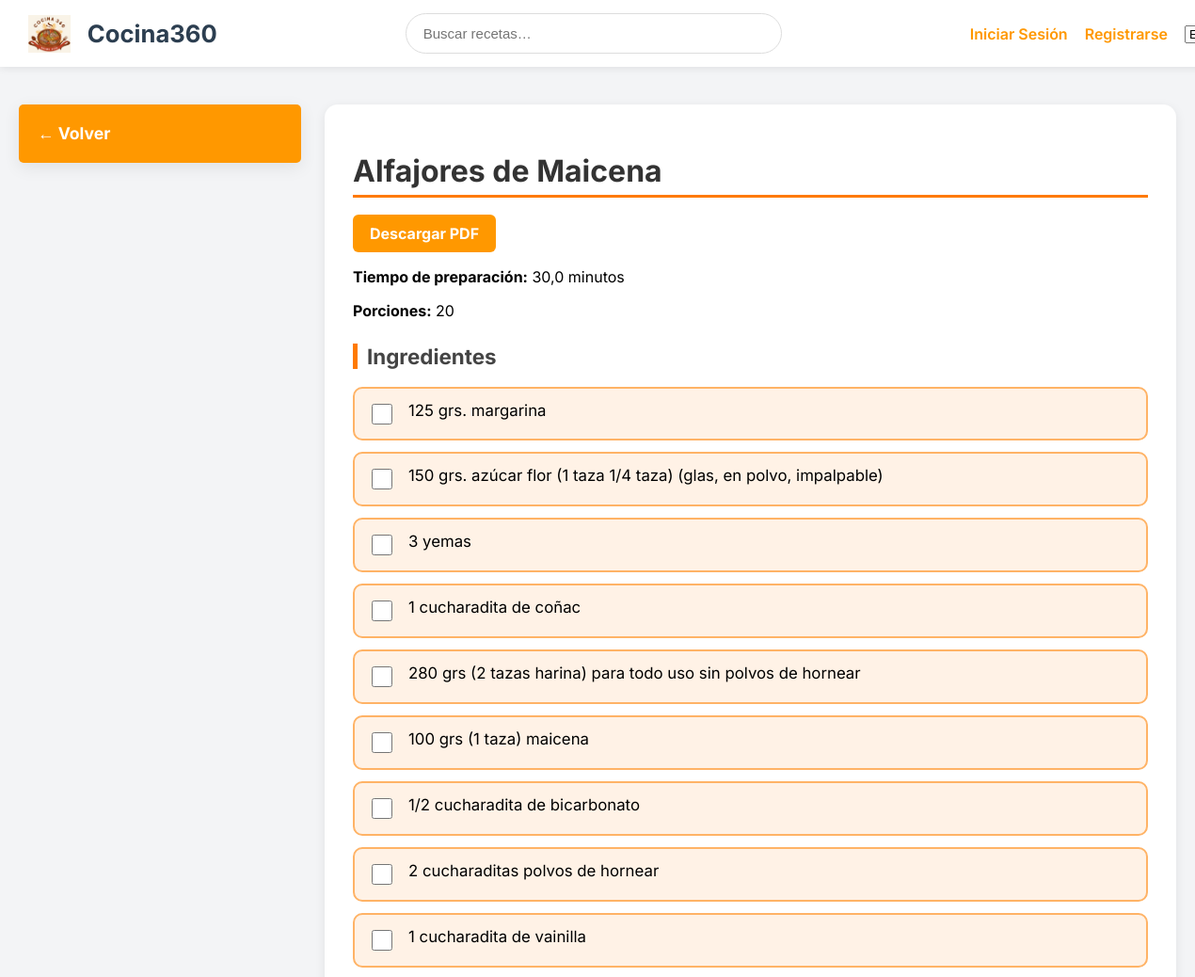
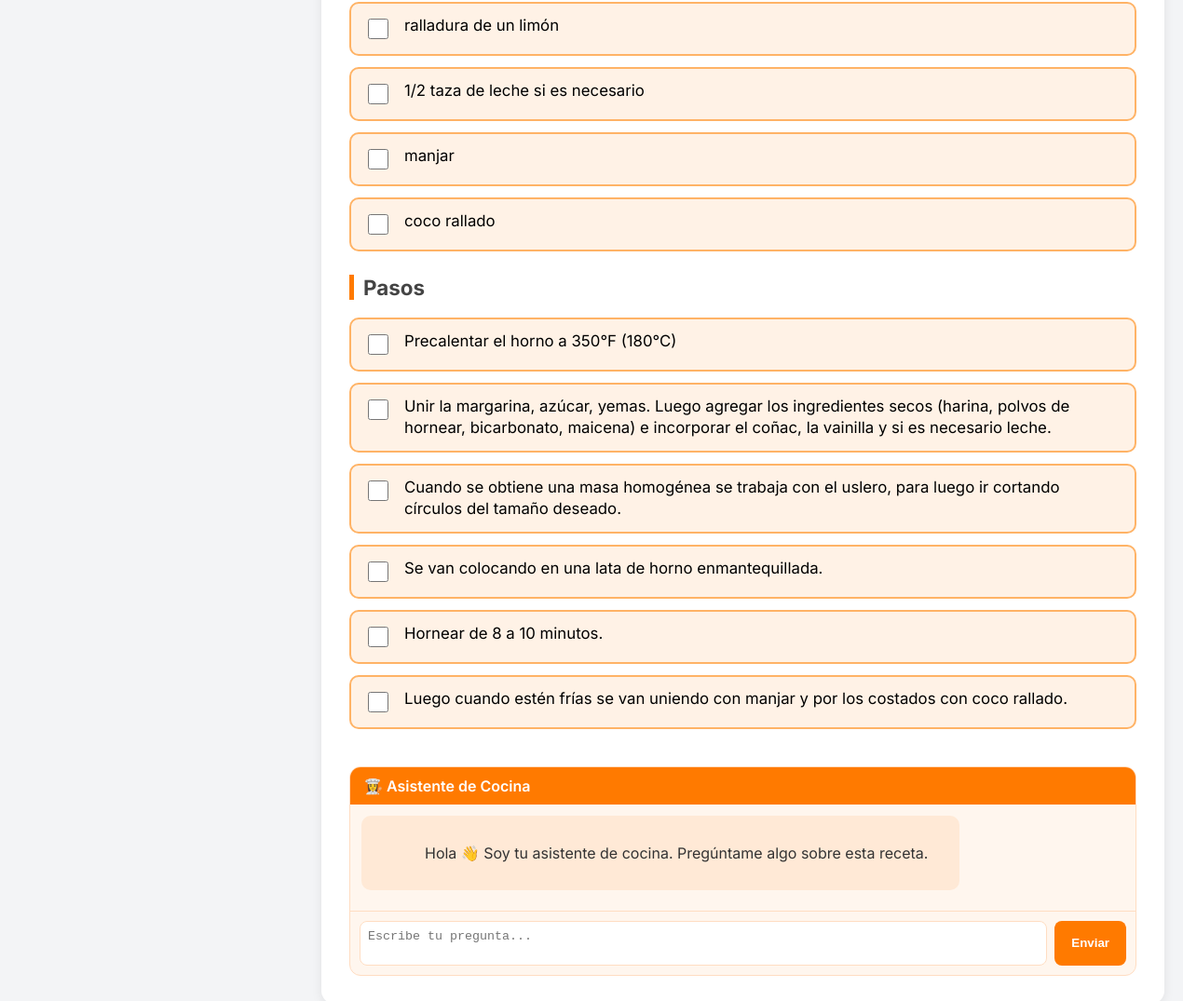
Page /recipe/3/ on the committed database (2 pictures, top to bottom).
### recipes/models.py (models this page shows, shortened)
class Recipe(models.Model):
    name = models.CharField(max_length=255)
    preparation_time = models.FloatField(null=True, blank=True)
    min_portion = models.IntegerField(null=True, blank=True)
    max_portion = models.IntegerField(null=True, blank=True)
    creator = models.ForeignKey(User, on_delete=models.CASCADE, related_name='recipes')
    difficulty = models.CharField(max_length=50, default="Fácil")

class Ingredient(models.Model):
    recipe = models.ForeignKey(Recipe, related_name='ingredients', on_delete=models.CASCADE)
    name = models.CharField(max_length=255)

class Step(models.Model):
    recipe = models.ForeignKey(Recipe, related_name='steps', on_delete=models.CASCADE)
    description = models.TextField()
    order = models.IntegerField()
    class Meta:
        ordering = ['order']

### recipes/views.py (the view)
# urls.py: path('recipe/<int:pk>/', views.recipe_detail, name='recipe_detail'),
def recipe_detail(request, pk):
    recipe = get_object_or_404(Recipe, pk=pk)
    if request.user.is_authenticated:
        current_user = request.user
    else:
        try:
            current_user = User.objects.first()
            if not current_user:
                current_user = User.objects.create_user(username='guest_tester', password='password123')
                print("Created a temporary guest_tester user for anonymous access.")
        except Exception as e:
            print(f"Could not get or create a user for anonymous access: {e}")
            return render(request, 'recipes/error.html', {'message': 'User context missing for anonymous access.'})
    ingredients_with_status = []
    for ingredient in recipe.ingredients.all():
        completion, created = UserIngredientCompletion.objects.get_or_create(
            user=current_user, ingredient=ingredient
        )
        ingredients_with_status.append({
            'ingredient': ingredient,
            'completed': completion.completed
        })
    steps_with_status = []
    for step in recipe.steps.all():
        completion, created = UserStepCompletion.objects.get_or_create(
            user=current_user, step=step
        )
        cleaned_description = re.sub(r'^\d+-\s*', '', step.description)
        steps_with_status.append({
            'step': step,
            'completed': completion.completed,
            'cleaned_description': cleaned_description
        })
    if request.user.is_authenticated:
        favorite_recipe_ids = FavoriteRecipe.objects.filter(
            user=request.user
        ).values_list('recipe__pk', flat=True)
    else:
        favorite_recipe_ids = []
    return render(request, 'recipes/recipe_detail.html', {
        'recipe': recipe,
        'ingredients_with_status': ingredients_with_status,
        'steps_with_status': steps_with_status,
        'user_is_authenticated': request.user.is_authenticated,
        'favorite_recipe_ids': favorite_recipe_ids,
    })

### recipes/templates/recipes/recipe_detail.html (shortened to what this page needs)
{% extends "base.html" %}
{% block content %}
<div class="layout">
  <div class="sidebar" style="background-color: #ff9800; padding: 20px; border-radius: 5px;">
    <a href="{% url 'recipe_list' %}" style="color: white; font-weight: bold; text-decoration: none;">
      ← Volver
    </a>
  </div>
  <div style="flex: 1;">
    <div class="card">
      <h1>
        {{ recipe.name }}
      </h1>
      <a href="{% url 'recipe_pdf' recipe.pk %}" style="
                  margin-top: 8px;
                  display:inline-block;
                  background-color: #ff9800;
                  color: white;
                  padding: 10px 18px;
                  text-decoration: none;
                  border-radius: 6px;
                  font-weight: bold;
            ">
        Descargar PDF
      </a>
      <p><strong>Tiempo de preparación:</strong> {{ recipe.preparation_time }} minutos</p>
      {% if recipe.min_portion or recipe.max_portion %}
      <p><strong>Porciones:</strong>
        {% if recipe.min_portion %}{{ recipe.min_portion }}{% endif %}
      </p>
      {% endif %}
      <h2>Ingredientes</h2>
      <div class="ingredients-list">
        {% for item in ingredients_with_status %}
        {% if item.ingredient.name.strip %}
        <div class="ingredient-card">
          <form action="{% url 'toggle_ingredient_completion' recipe_pk=recipe.pk ingredient_pk=item.ingredient.pk %}"
            method="post">
            <input type="checkbox" class="ingredient-check" {% if item.completed %}checked{% endif %}
              onchange="this.form.submit()">
          </form>
          <div class="ingredient-text {% if item.completed %}completed{% endif %}">
            {{ item.ingredient.name }}
          </div>
        </div>
        {% endif %}
        {% endfor %}
      </div>
      <h2>Pasos</h2>
      <div class="steps-list">
        {% for item in steps_with_status %}
        {% if item.cleaned_description.strip %}
        <div class="step-card">
          <form action="{% url 'toggle_step_completion' recipe_pk=recipe.pk step_pk=item.step.pk %}" method="post">
            <input type="checkbox" class="step-check" {% if item.completed %}checked{% endif %}
              onchange="this.form.submit()">
          </form>
          <div class="step-text {% if item.completed %}completed{% endif %}">
            {{ item.cleaned_description }}
          </div>
        </div>
        {% endif %}
        {% endfor %}
      </div>
      <div class="chat-box">
        <div class="chat-header">👩‍🍳 Asistente de Cocina</div>
        <div id="chat-messages" class="messages">
          <div class="bubble bot">
            Hola 👋 Soy tu asistente de cocina. Pregúntame algo sobre esta receta.
          </div>
        </div>
        <div class="chat-footer">
          <textarea id="chat-input" placeholder="Escribe tu pregunta..."></textarea>
          <button id="chat-send">Enviar</button>
        </div>
      </div>
    </div>
  </div>
</div>
{% endblock %}

### recipes/templates/base.html (style rules this page uses)
body { font-family: 'Inter', sans-serif; background: #f3f4f6; margin: 0; padding: 0; }
.layout { display: flex; padding: 20px; gap: 20px; align-items: flex-start; }
.sidebar { width: 260px; background: white; padding: 25px; border-radius: 20px; box-shadow: 0 5px 18px rgba(0, 0, 0, 0.08); position: sticky; top: 100px; height: fit-content; }
.card { flex: 1; background: white; padding: 25px; border-radius: 20px; box-shadow: 0 5px 18px rgba(0, 0, 0, 0.08); }
a { color: #ff9800; text-decoration: none; }

### recipes/templates/recipes/recipe_detail.html (style rules this page uses)
.layout { display: flex; gap: 25px; margin-top: 20px; }
.sidebar a { color: #ff7a00; font-weight: 600; text-decoration: none; font-size: 1.1rem; }
.card { background: white; padding: 30px; border-radius: 14px; box-shadow: 0 3px 12px rgba(0, 0, 0, 0.08); }
.card h1 { font-size: 2rem; margin-bottom: 10px; color: #333; border-bottom: 3px solid #ff7a00; padding-bottom: 6px; display: flex; justify-content: space-between; align-items: center; }
.card h2 { margin-top: 25px; font-size: 1.4rem; color: #444; border-left: 5px solid #ff7a00; padding-left: 10px; }
.ingredients-list { margin-top: 15px; display: flex; flex-direction: column; gap: 12px; }
.ingredient-card { display: flex; align-items: flex-start; gap: 14px; padding: 12px 14px; background: #fff2e6; border: 2px solid #ffb366; border-radius: 10px; }
.ingredient-check { width: 22px; height: 22px; accent-color: #ff7a00; margin-top: 4px; }
.ingredient-text { flex: 1; font-size: 1.05rem; line-height: 1.4; }
.steps-list { margin-top: 15px; display: flex; flex-direction: column; gap: 12px; }
.step-card { display: flex; align-items: flex-start; gap: 14px; padding: 12px 14px; background: #fff2e6; border: 2px solid #ffb366; border-radius: 10px; }
.step-check { width: 22px; height: 22px; accent-color: #ff7a00; margin-top: 4px; }
.step-text { flex: 1; font-size: 1.05rem; line-height: 1.4; }
.chat-box { margin-top: 40px; background: #fff6ee; border-radius: 12px; border: 1px solid #ffddc2; overflow: hidden; max-height: 400px; display: flex; flex-direction: column; }
.chat-header { background: #ff7a00; color: white; padding: 10px 15px; font-weight: 600; }
.messages { flex: 1; padding: 12px; overflow-y: auto; }
.bubble { max-width: 75%; padding: 10px 14px; border-radius: 10px; margin-bottom: 10px; white-space: pre-wrap; }
.bubble.bot { background: #ffe9d6; color: #333; }
.chat-footer { padding: 10px; border-top: 1px solid #ffddc2; display: flex; gap: 8px; }
.chat-footer textarea { flex: 1; resize: none; padding: 8px; border-radius: 8px; border: 1px solid #ffddc2; }
.chat-footer button { background: #ff7a00; color: white; border: none; padding: 10px 18px; border-radius: 8px; cursor: pointer; font-weight: 600; }

### rows in the picture
Recipe: name "Alfajores de Maicena", preparation_time "30,0", min_portion "20"
Ingredient: ingredient.name "125 grs. margarina"
Ingredient: ingredient.name "150 grs. azúcar flor (1 taza 1/4 taza) (glas, en polvo, impalpable)"
Ingredient: ingredient.name "3 yemas"
Ingredient: ingredient.name "1 cucharadita de coñac"
Ingredient: ingredient.name "280 grs (2 tazas harina) para todo uso sin polvos de hornear"
Ingredient: ingredient.name "100 grs (1 taza) maicena"
Ingredient: ingredient.name "1/2 cucharadita de bicarbonato"
Ingredient: ingredient.name "2 cucharaditas polvos de hornear"
Ingredient: ingredient.name "1 cucharadita de vainilla"
Ingredient: ingredient.name "ralladura de un limón"
Ingredient: ingredient.name "1/2 taza de leche si es necesario"
Ingredient: ingredient.name "manjar"
Ingredient: ingredient.name "coco rallado"
Step: cleaned_description "Precalentar el horno a 350°F (180°C)"
Step: cleaned_description "Unir la margarina, azúcar, yemas. Luego agregar los ingredientes secos (harina, polvos de hornear, bicarbonato, maicena) e incorporar el coñac, la vainilla y si es necesario leche."
Step: cleaned_description "Cuando se obtiene una masa homogénea se trabaja con el uslero, para luego ir cortando círculos del tamaño deseado."
Step: cleaned_description "Se van colocando en una lata de horno enmantequillada."
Step: cleaned_description "Hornear de 8 a 10 minutos."
Step: cleaned_description "Luego cuando estén frías se van uniendo con manjar y por los costados con coco rallado."
